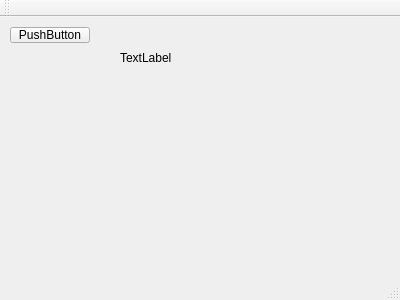
<?xml version="1.0" encoding="UTF-8"?>
<ui version="4.0">
 <class>JeuQuestionnaire</class>
 <widget class="QMainWindow" name="JeuQuestionnaire">
  <property name="geometry">
   <rect>
    <x>0</x>
    <y>0</y>
    <width>400</width>
    <height>300</height>
   </rect>
  </property>
  <property name="windowTitle">
   <string>JeuQuestionnaire</string>
  </property>
  <widget class="QWidget" name="centralWidget">
   <widget class="QPushButton" name="Vgl">
    <property name="geometry">
     <rect>
      <x>10</x>
      <y>10</y>
      <width>80</width>
      <height>16</height>
     </rect>
    </property>
    <property name="text">
     <string>PushButton</string>
    </property>
   </widget>
   <widget class="QLabel" name="label">
    <property name="geometry">
     <rect>
      <x>120</x>
      <y>30</y>
      <width>71</width>
      <height>21</height>
     </rect>
    </property>
    <property name="text">
     <string>TextLabel</string>
    </property>
   </widget>
  </widget>
  <widget class="QMenuBar" name="menuBar">
   <property name="geometry">
    <rect>
     <x>0</x>
     <y>0</y>
     <width>400</width>
     <height>15</height>
    </rect>
   </property>
  </widget>
  <widget class="QToolBar" name="mainToolBar">
   <attribute name="toolBarArea">
    <enum>TopToolBarArea</enum>
   </attribute>
   <attribute name="toolBarBreak">
    <bool>false</bool>
   </attribute>
  </widget>
  <widget class="QStatusBar" name="statusBar"/>
 </widget>
 <layoutdefault spacing="6" margin="11"/>
 <resources/>
 <connections/>
</ui>
